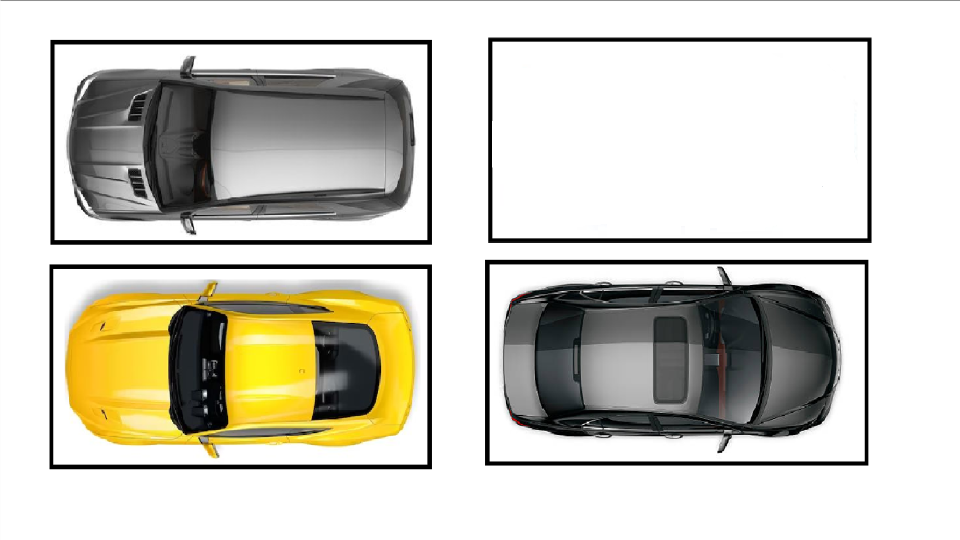
#> input picture parking3.png, 1920 x 1080 px (shown at 1/2 size)
$ python zz.py
#> lines starting #> are read from the running program, lines starting #| are printed output that depends on the picture; after the words box and inside, x2 and y2 are one past the last pixel; in counts of white or black regions, pixels touching at a corner belong together
import cv2

im = cv2.imread('parking3.png')
#> im is the input picture: shape (1080, 1920, 3); mean B, G, R 193.2, 204, 206.4

print(type(im))
#| <class 'numpy.ndarray'>
# <class 'numpy.ndarray'>

print(im.shape)
#| (1080, 1920, 3)
image = cv2.resize(im, (720, 434))
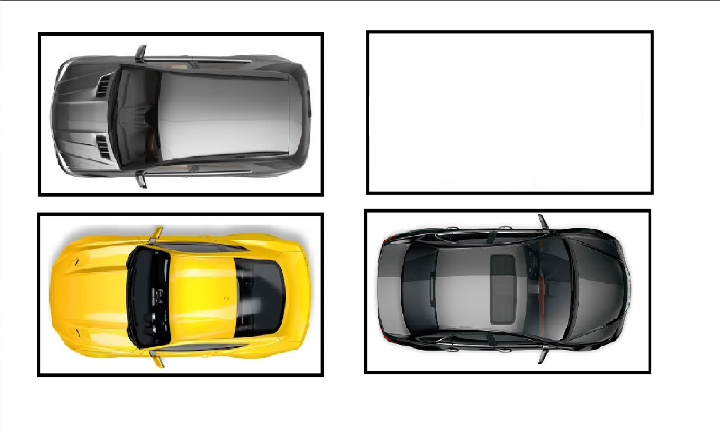
#> image: shape (434, 720, 3); mean B, G, R 193.1, 204, 206.3
image_gray = cv2.cvtColor(image, cv2.COLOR_BGR2GRAY)
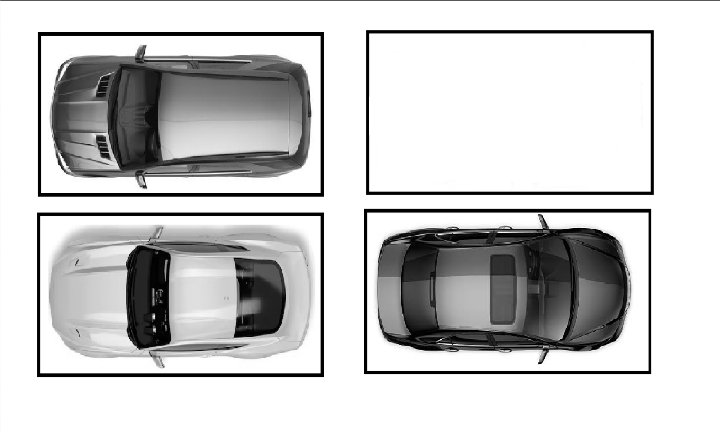
#> image_gray: shape (434, 720); min 0, max 255, mean 203.4
thresh = cv2.adaptiveThreshold(
    image_gray, 255, cv2.ADAPTIVE_THRESH_GAUSSIAN_C, cv2.THRESH_BINARY_INV, 25, 16)
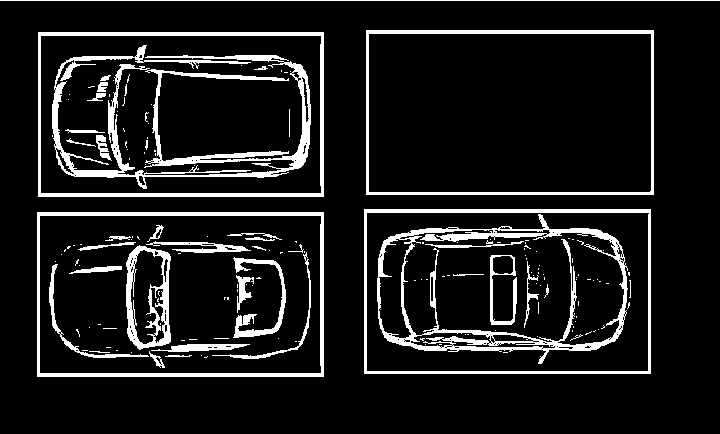
#> thresh: shape (434, 720); 10.9% white; 169 white regions (128 under 20 px), largest, box (x1, y1, x2, y2) and area: (52, 45, 311, 189) 6768, (377, 214, 628, 364) 5772, (37, 212, 324, 377) 3380

cv2.rectangle(image, (45, 230), (310, 365), (255, 0, 255), 2)
cv2.rectangle(image, (45, 50), (310, 185), (255, 0, 255), 2)
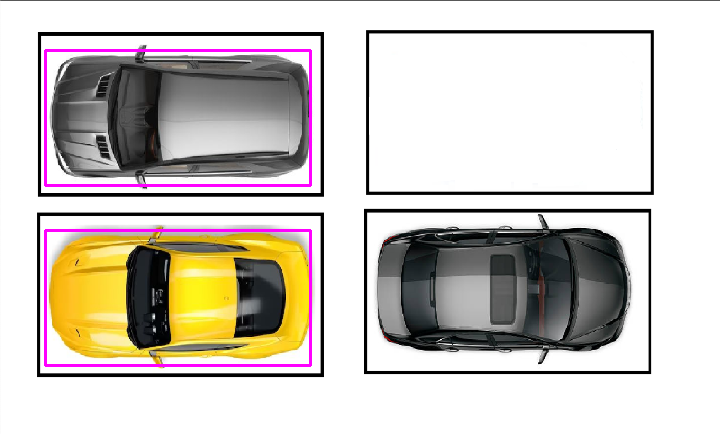
#> image: shape (434, 720, 3); mean B, G, R 193.4, 200.3, 206.5

cv2.imshow('frame', image)
cv2.waitKey(0)

cv2.imshow('frame', image_gray)
cv2.waitKey(0)


cv2.imshow('frame', thresh)
print("Parking slot 1 (Pixel count): ",
      cv2.countNonZero(thresh[50:185, 45:310]))
#| Parking slot 1 (Pixel count):  7409
print("Parking slot 3 (Pixel count): ",
      cv2.countNonZero(thresh[230:365, 45:310]))
#| Parking slot 3 (Pixel count):  6014
cv2.waitKey(0)


cv2.destroyAllWindows()

$ run again, with parking1.png copied over parking3.png
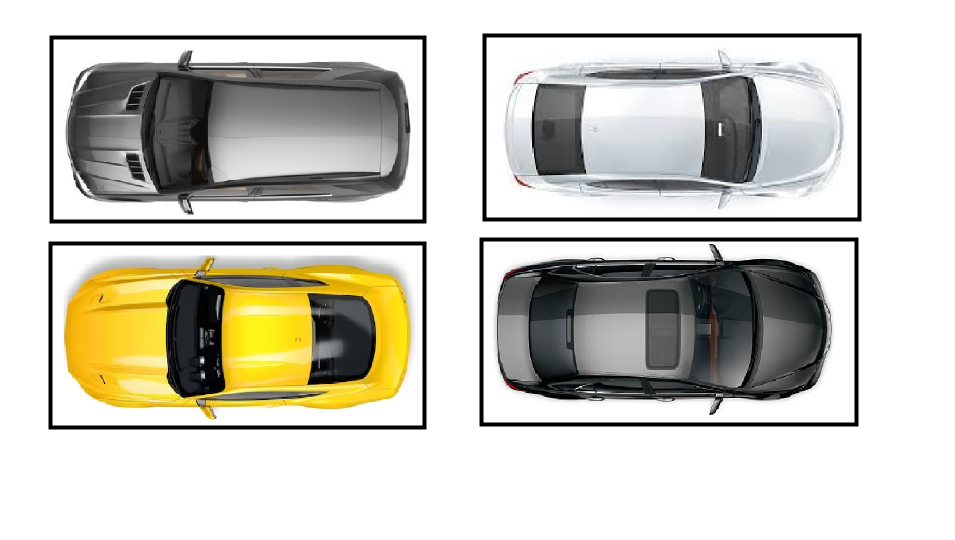
#> input picture parking1.png, 1910 x 1080 px (shown at 1/2 size)
#> im is the input picture: shape (1080, 1910, 3); mean B, G, R 192.7, 202.4, 204.2
#| <class 'numpy.ndarray'>
#| (1080, 1910, 3)
#> `thresh = cv2.adaptiveThreshold( image_gray, 255, cv2.ADAPTIVE_THRESH_G..`:
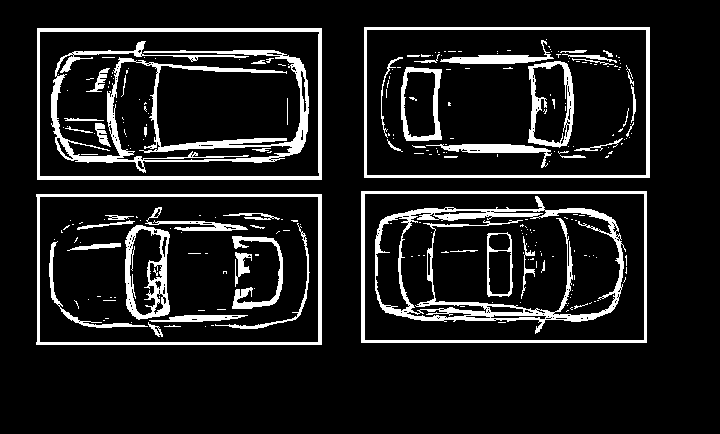
#> thresh: shape (434, 720); 11.5% white; 263 white regions (209 under 20 px), largest, box (x1, y1, x2, y2) and area: (51, 41, 309, 173) 6235, (375, 196, 626, 334) 5730, (37, 28, 322, 180) 3283
#> `cv2.rectangle(image, (45, 50), (310, 185), (255, 0, 255), 2)`:
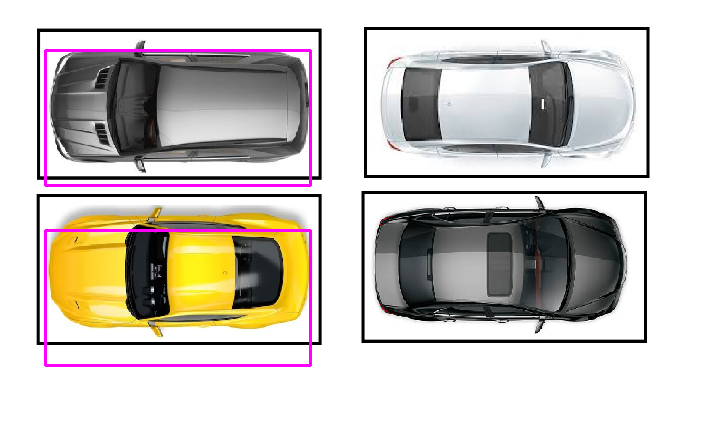
#> image: shape (434, 720, 3); mean B, G, R 193.4, 199, 204.6
#| Parking slot 1 (Pixel count):  8003
#| Parking slot 3 (Pixel count):  5536

$ run again, with parking2.png copied over parking3.png
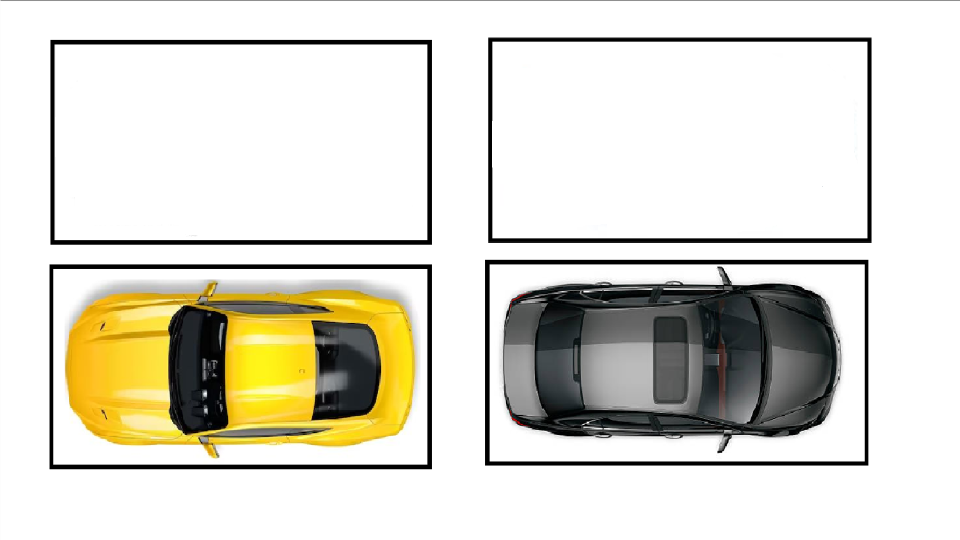
#> input picture parking2.png, 1920 x 1080 px (shown at 1/2 size)
#> im is the input picture: shape (1080, 1920, 3); mean B, G, R 207.2, 218, 220.3
#| <class 'numpy.ndarray'>
#| (1080, 1920, 3)
#> `thresh = cv2.adaptiveThreshold( image_gray, 255, cv2.ADAPTIVE_THRESH_G..`:
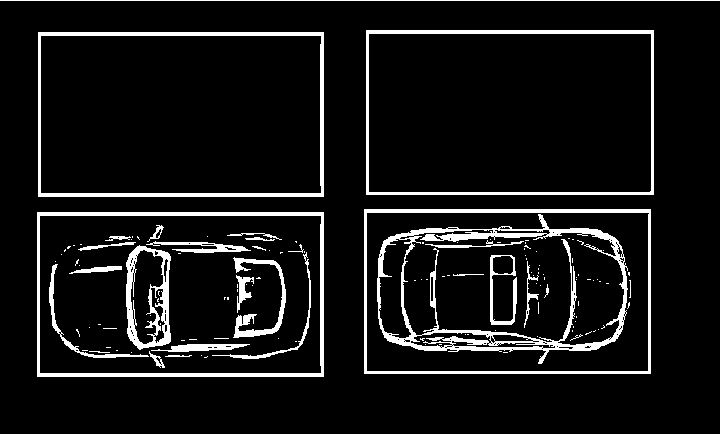
#> thresh: shape (434, 720); 8.5% white; 132 white regions (102 under 20 px), largest, box (x1, y1, x2, y2) and area: (377, 214, 628, 364) 5772, (37, 212, 324, 377) 3380, (38, 32, 324, 197) 3372
#> `cv2.rectangle(image, (45, 50), (310, 185), (255, 0, 255), 2)`:
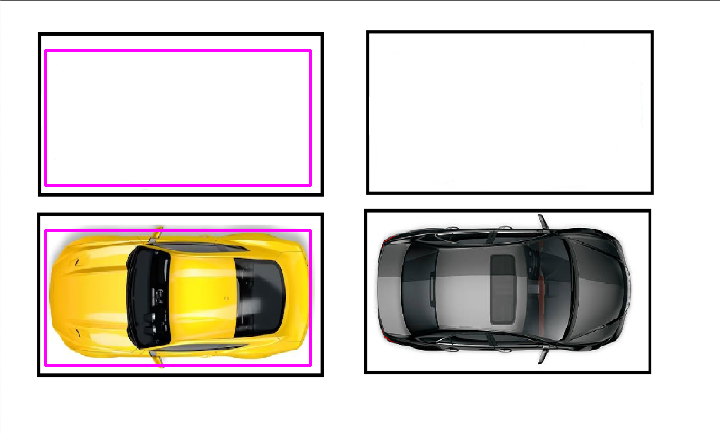
#> image: shape (434, 720, 3); mean B, G, R 207.4, 214.3, 220.5
#| Parking slot 1 (Pixel count):  0
#| Parking slot 3 (Pixel count):  6014

$ run again, with parking4.png copied over parking3.png
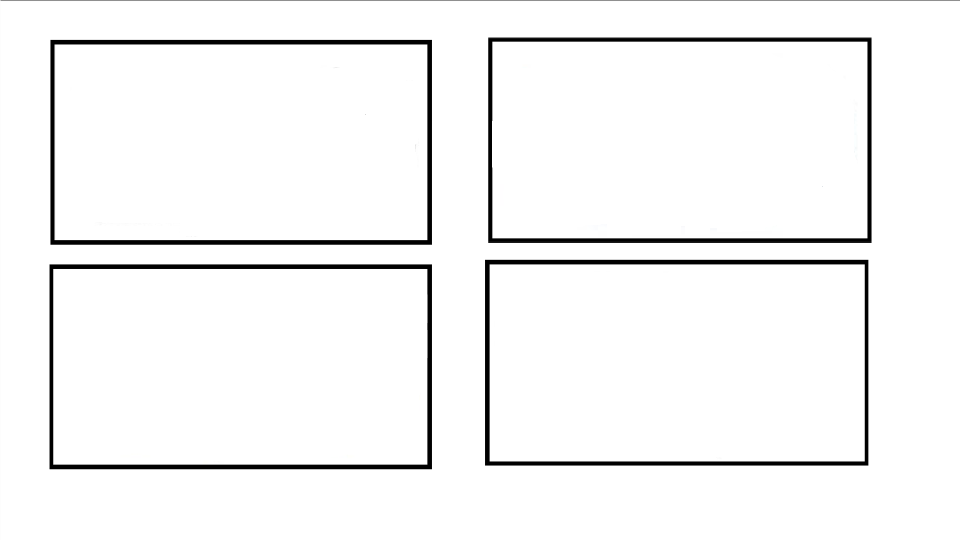
#> input picture parking4.png, 1920 x 1080 px (shown at 1/2 size)
#> im is the input picture: shape (1080, 1920, 3); mean B, G, R 244.9, 244.9, 244.9
#| <class 'numpy.ndarray'>
#| (1080, 1920, 3)
#> `thresh = cv2.adaptiveThreshold( image_gray, 255, cv2.ADAPTIVE_THRESH_G..`:
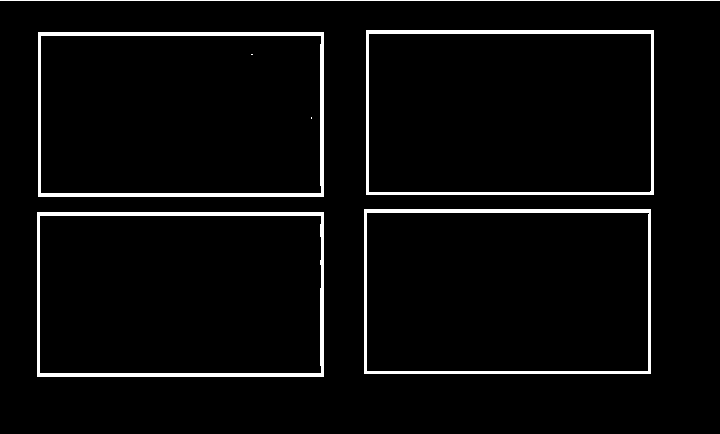
#> thresh: shape (434, 720); 4.3% white; 7 white regions (2 under 20 px), largest, box (x1, y1, x2, y2) and area: (38, 32, 324, 197) 3372, (37, 212, 324, 377) 3334, (366, 30, 654, 195) 2965, (364, 209, 651, 374) 2956, (0, 0, 720, 1) 720
#> `cv2.rectangle(image, (45, 50), (310, 185), (255, 0, 255), 2)`:
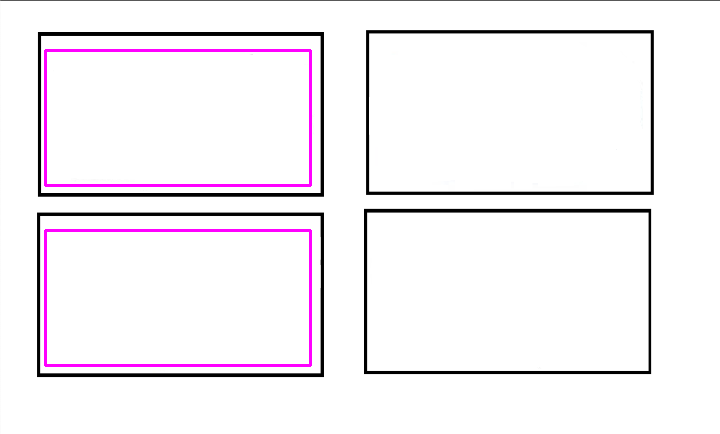
#> image: shape (434, 720, 3); mean B, G, R 244.9, 240.9, 244.9
#| Parking slot 1 (Pixel count):  2
#| Parking slot 3 (Pixel count):  0
